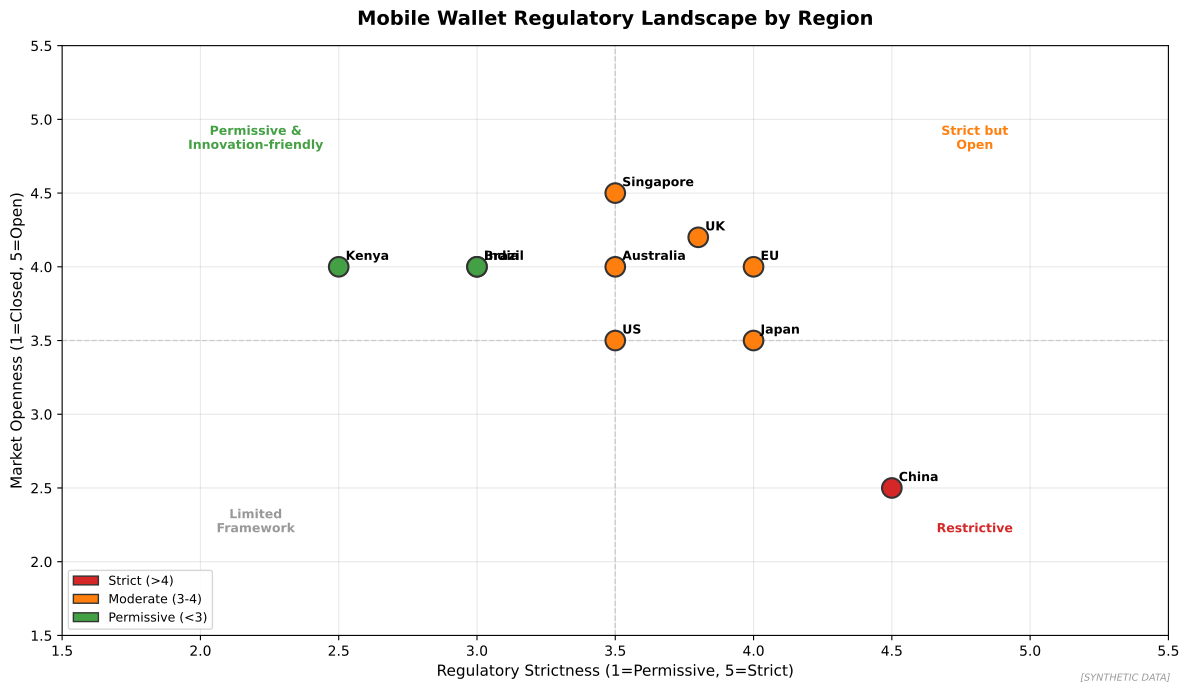

Python code for this plot:
"""
Mobile Wallet Regulatory Landscape Map
Shows regulatory approaches across major markets

Output: wallet_regulatory_map.pdf
Module: module_01_fintech
Lesson: 3 - Mobile Wallets
"""

from pathlib import Path
import matplotlib.pyplot as plt
import matplotlib.patches as mpatches
import numpy as np

CHART_METADATA = {
    'title': 'Mobile Wallet Regulatory Landscape',
    'module': 'module_01_fintech',
    'lesson': 3,
    'url': 'https://github.com/Digital-AI-Finance/digital-finance/tree/main/module_01_fintech/figures/wallet_regulatory_map'
}

plt.rcParams.update({
    'font.size': 10,
    'axes.labelsize': 10,
})

def create_chart():
    """Create mobile wallet regulatory landscape chart"""
    fig, ax = plt.subplots(figsize=(12, 7))

    # Data: Region, Strictness (1-5), Openness (1-5), License Type
    regions = [
        ('US', 3.5, 3.5, 'State MTL'),
        ('EU', 4, 4, 'PSD2/EMI'),
        ('UK', 3.8, 4.2, 'FCA E-Money'),
        ('China', 4.5, 2.5, 'PBOC License'),
        ('India', 3, 4, 'RBI PPI'),
        ('Singapore', 3.5, 4.5, 'MAS PS Act'),
        ('Brazil', 3, 4, 'BCB PIX'),
        ('Kenya', 2.5, 4, 'CBK Mobile'),
        ('Australia', 3.5, 4, 'ASIC/APRA'),
        ('Japan', 4, 3.5, 'FSA License'),
    ]

    # Plot
    colors = {'Strict': '#D62728', 'Moderate': '#FF7F0E', 'Permissive': '#44A044'}

    for region, strict, openness, license_type in regions:
        if strict > 4:
            c = colors['Strict']
        elif strict > 3:
            c = colors['Moderate']
        else:
            c = colors['Permissive']

        ax.scatter(strict, openness, s=200, c=c, edgecolor='#333333', lw=1.5, zorder=3)
        ax.annotate(region, (strict, openness), xytext=(5, 5), textcoords='offset points',
                   fontsize=9, fontweight='bold')

    # Quadrant labels
    ax.axhline(y=3.5, color='#CCCCCC', linestyle='--', lw=1, zorder=1)
    ax.axvline(x=3.5, color='#CCCCCC', linestyle='--', lw=1, zorder=1)

    ax.text(2.2, 4.8, 'Permissive &\nInnovation-friendly', fontsize=9, ha='center',
           color='#44A044', fontweight='bold')
    ax.text(4.8, 4.8, 'Strict but\nOpen', fontsize=9, ha='center',
           color='#FF7F0E', fontweight='bold')
    ax.text(2.2, 2.2, 'Limited\nFramework', fontsize=9, ha='center',
           color='#999999', fontweight='bold')
    ax.text(4.8, 2.2, 'Restrictive', fontsize=9, ha='center',
           color='#D62728', fontweight='bold')

    ax.set_xlabel('Regulatory Strictness (1=Permissive, 5=Strict)', fontsize=11)
    ax.set_ylabel('Market Openness (1=Closed, 5=Open)', fontsize=11)
    ax.set_xlim(1.5, 5.5)
    ax.set_ylim(1.5, 5.5)

    ax.set_title('Mobile Wallet Regulatory Landscape by Region',
                fontsize=14, fontweight='bold', pad=15)

    # Legend
    legend_elements = [
        mpatches.Patch(facecolor=colors['Strict'], edgecolor='#333333', label='Strict (>4)'),
        mpatches.Patch(facecolor=colors['Moderate'], edgecolor='#333333', label='Moderate (3-4)'),
        mpatches.Patch(facecolor=colors['Permissive'], edgecolor='#333333', label='Permissive (<3)'),
    ]
    ax.legend(handles=legend_elements, loc='lower left', fontsize=9)

    # Grid
    ax.grid(True, alpha=0.3)
    ax.set_axisbelow(True)

    # Synthetic label
    fig.text(0.98, 0.02, '[SYNTHETIC DATA]', fontsize=7, color='#999999',
            ha='right', style='italic')

    plt.tight_layout()

    output_path = Path(__file__).parent / 'wallet_regulatory_map.pdf'
    plt.savefig(output_path, format='pdf', dpi=300, bbox_inches='tight')
    plt.close()
    print(f"Chart saved to: {output_path}")
    return output_path

if __name__ == '__main__':
    create_chart()
